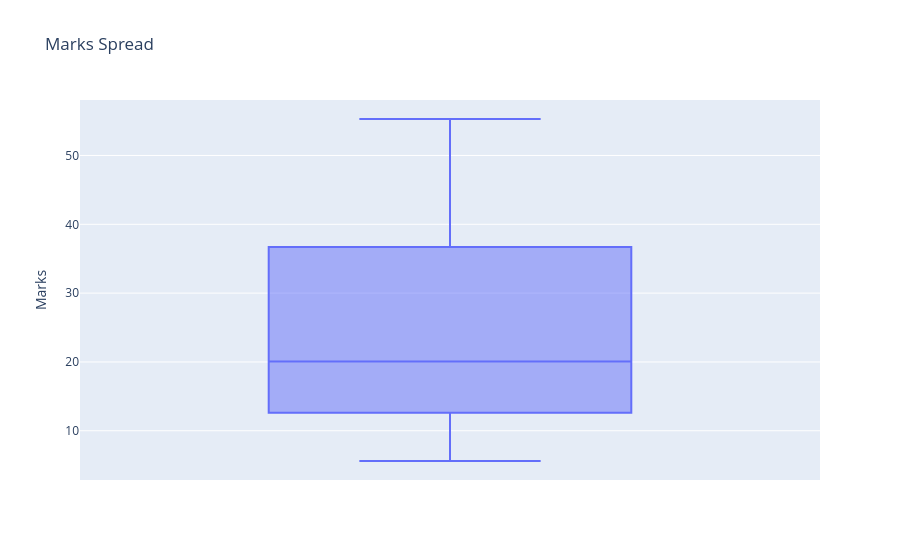

Write notebook code for a chart like this one.
### Code cell
px.box(student, y="Marks", title="Marks Spread").show()

### Figure 1 — Plotly figure (JSON) as saved in the notebook; plotly's stock layout.template omitted (floating-point values rounded to 4 significant figures)
{"data": [{"alignmentgroup": "True", "hovertemplate": "Marks=%{y}<extra></extra>", "legendgroup": "", "marker": {"color": "#636efa"}, "name": "", "notched": false, "offsetgroup": "", "orientation": "v", "showlegend": false, "type": "box", "x0": " ", "xaxis": "x", "y": [19.2, 7.734, 13.81, 53.02, 55.3, 17.82, 29.89, 17.26, 20.35, 30.86, 42.04, 12.13, 24.32, 17.67, 11.4, 19.47, 30.55, 38.49, 50.99, 25.13, 22.07, 35.94, 12.21, 28.04, 16.52, 6.623, 12.65, 26.53, 9.333, 8.837, 24.17, 8.1, 15.04, 39.97, 17.17, 43.98, 13.12, 46.45, 41.36, 51.14, 7.336, 15.72, 19.77, 10.43, 9.742, 8.924, 16.7, 22.7, 26.88, 19.11, 40.6, 22.18, 7.892, 36.65, 53.16, 18.24, 53.36, 51.58, 31.24, 51.34, 10.52, 10.84, 19.59, 21.38, 12.59, 13.56, 27.57, 6.185, 8.92, 21.4, 16.61, 13.42, 20.4, 7.014, 39.95, 6.217, 36.75, 38.28, 49.54, 6.349, 54.32, 17.7, 44.1, 16.11, 16.46, 39.96, 23.15, 6.053, 11.25, 40.02, 24.39, 19.56, 23.92, 42.43, 24.45, 19.13, 5.609, 41.44, 12.03, 32.36], "y0": " ", "yaxis": "y"}], "layout": {"boxmode": "group", "legend": {"tracegroupgap": 0}, "title": {"text": "Marks Spread"}, "xaxis": {"anchor": "y", "domain": [0, 1]}, "yaxis": {"anchor": "x", "domain": [0, 1], "title": {"text": "Marks"}}}}
